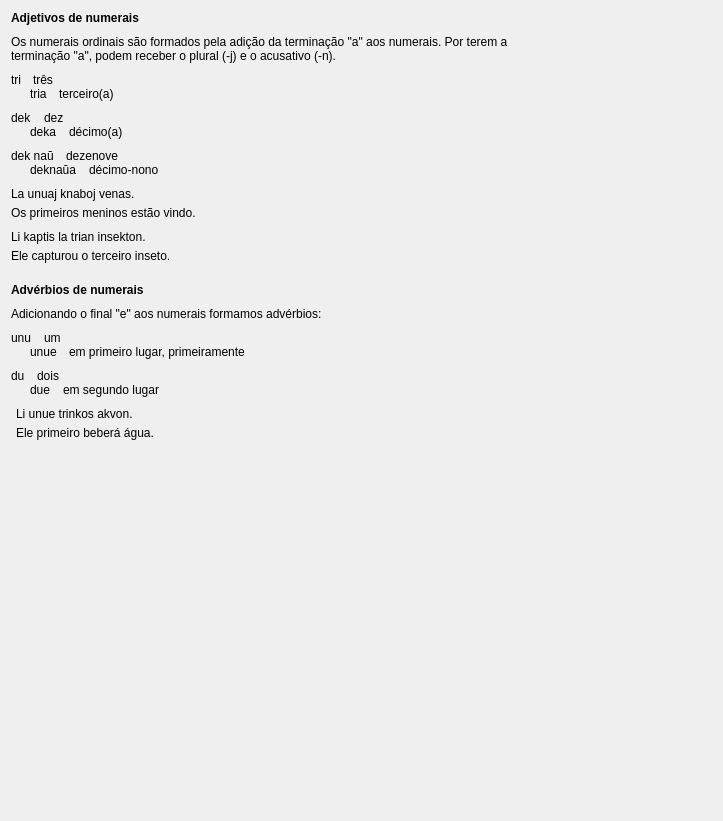
         <widget class="QWidget" name="scrollAreaWidgetContents_3">
          <property name="geometry">
           <rect>
            <x>0</x>
            <y>0</y>
            <width>723</width>
            <height>821</height>
           </rect>
          </property>
          <layout class="QVBoxLayout" name="verticalLayout_25">
           <property name="spacing">
            <number>20</number>
           </property>
           <item>
            <layout class="QVBoxLayout" name="verticalLayout_19">
             <property name="spacing">
              <number>10</number>
             </property>
             <item>
              <widget class="titolo" name="Lec03_Label7">
               <property name="sizePolicy">
                <sizepolicy hsizetype="Preferred" vsizetype="Maximum">
                 <horstretch>0</horstretch>
                 <verstretch>0</verstretch>
                </sizepolicy>
               </property>
               <property name="font">
                <font>
                 <weight>75</weight>
                 <bold>true</bold>
                </font>
               </property>
               <property name="text">
                <string>Adjetivos de numerais</string>
               </property>
              </widget>
             </item>
             <item>
              <widget class="QLabel" name="Lec03_Label261">
               <property name="text">
                <string>Os numerais ordinais são formados pela adição da terminação &quot;a&quot; aos numerais. Por terem a 
terminação &quot;a&quot;, podem receber o plural (-j) e o acusativo (-n).</string>
               </property>
               <property name="wordWrap">
                <bool>true</bool>
               </property>
              </widget>
             </item>
             <item>
              <layout class="QVBoxLayout" name="verticalLayout_101">
               <property name="spacing">
                <number>0</number>
               </property>
               <item>
                <layout class="QHBoxLayout" name="horizontalLayout_238">
                 <property name="spacing">
                  <number>12</number>
                 </property>
                 <item>
                  <widget class="klakbutono_nova" name="Lec03_Button348">
                   <property name="maximumSize">
                    <size>
                     <width>16777215</width>
                     <height>16777215</height>
                    </size>
                   </property>
                   <property name="text">
                    <string>tri</string>
                   </property>
                  </widget>
                 </item>
                 <item>
                  <widget class="QLabel" name="Lec03_Label15">
                   <property name="sizePolicy">
                    <sizepolicy hsizetype="Expanding" vsizetype="Preferred">
                     <horstretch>0</horstretch>
                     <verstretch>0</verstretch>
                    </sizepolicy>
                   </property>
                   <property name="text">
                    <string>três</string>
                   </property>
                   <property name="wordWrap">
                    <bool>true</bool>
                   </property>
                  </widget>
                 </item>
                </layout>
               </item>
               <item>
                <layout class="QHBoxLayout" name="horizontalLayout_239">
                 <property name="spacing">
                  <number>12</number>
                 </property>
                 <item>
                  <widget class="label_sago_reversa" name="label_88">
                   <property name="sizePolicy">
                    <sizepolicy hsizetype="Maximum" vsizetype="Preferred">
                     <horstretch>0</horstretch>
                     <verstretch>0</verstretch>
                    </sizepolicy>
                   </property>
                   <property name="maximumSize">
                    <size>
                     <width>16777215</width>
                     <height>16777215</height>
                    </size>
                   </property>
                   <property name="text">
                    <string/>
                   </property>
                   <property name="pixmap">
                    <pixmap resource="ikonoj.qrc">:/ikonoj/sago_revena.png</pixmap>
                   </property>
                   <property name="alignment">
                    <set>Qt::AlignRight|Qt::AlignTrailing|Qt::AlignVCenter</set>
                   </property>
                  </widget>
                 </item>
                 <item>
                  <widget class="klakbutono_nova" name="Lec03_Button1">
                   <property name="maximumSize">
                    <size>
                     <width>16777215</width>
                     <height>16777215</height>
                    </size>
                   </property>
                   <property name="text">
                    <string>tria</string>
                   </property>
                  </widget>
                 </item>
                 <item>
                  <widget class="QLabel" name="Lec03_Label262">
                   <property name="sizePolicy">
                    <sizepolicy hsizetype="Expanding" vsizetype="Preferred">
                     <horstretch>0</horstretch>
                     <verstretch>0</verstretch>
                    </sizepolicy>
                   </property>
                   <property name="text">
                    <string>terceiro(a)</string>
                   </property>
                   <property name="wordWrap">
                    <bool>true</bool>
                   </property>
                  </widget>
                 </item>
                </layout>
               </item>
              </layout>
             </item>
             <item>
              <layout class="QVBoxLayout" name="verticalLayout_102">
               <property name="spacing">
                <number>0</number>
               </property>
               <item>
                <layout class="QHBoxLayout" name="horizontalLayout_240">
                 <property name="spacing">
                  <number>12</number>
                 </property>
                 <item>
                  <widget class="klakbutono_nova" name="Lec03_Button349">
                   <property name="maximumSize">
                    <size>
                     <width>16777215</width>
                     <height>16777215</height>
                    </size>
                   </property>
                   <property name="text">
                    <string>dek</string>
                   </property>
                  </widget>
                 </item>
                 <item>
                  <widget class="QLabel" name="Lec03_Label16">
                   <property name="sizePolicy">
                    <sizepolicy hsizetype="Expanding" vsizetype="Preferred">
                     <horstretch>0</horstretch>
                     <verstretch>0</verstretch>
                    </sizepolicy>
                   </property>
                   <property name="text">
                    <string>dez</string>
                   </property>
                   <property name="wordWrap">
                    <bool>true</bool>
                   </property>
                  </widget>
                 </item>
                </layout>
               </item>
               <item>
                <layout class="QHBoxLayout" name="horizontalLayout_241">
                 <property name="spacing">
                  <number>12</number>
                 </property>
                 <item>
                  <widget class="label_sago_reversa" name="label_92">
                   <property name="sizePolicy">
                    <sizepolicy hsizetype="Maximum" vsizetype="Preferred">
                     <horstretch>0</horstretch>
                     <verstretch>0</verstretch>
                    </sizepolicy>
                   </property>
                   <property name="maximumSize">
                    <size>
                     <width>16777215</width>
                     <height>16777215</height>
                    </size>
                   </property>
                   <property name="text">
                    <string/>
                   </property>
                   <property name="pixmap">
                    <pixmap resource="ikonoj.qrc">:/ikonoj/sago_revena.png</pixmap>
                   </property>
                   <property name="alignment">
                    <set>Qt::AlignRight|Qt::AlignTrailing|Qt::AlignVCenter</set>
                   </property>
                  </widget>
                 </item>
                 <item>
                  <widget class="klakbutono_nova" name="Lec03_Button2">
                   <property name="maximumSize">
                    <size>
                     <width>16777215</width>
                     <height>16777215</height>
                    </size>
                   </property>
                   <property name="text">
                    <string>deka</string>
                   </property>
                  </widget>
                 </item>
                 <item>
                  <widget class="QLabel" name="Lec03_Label263">
                   <property name="sizePolicy">
                    <sizepolicy hsizetype="Expanding" vsizetype="Preferred">
                     <horstretch>0</horstretch>
                     <verstretch>0</verstretch>
                    </sizepolicy>
                   </property>
                   <property name="text">
                    <string>décimo(a)</string>
                   </property>
                   <property name="wordWrap">
                    <bool>true</bool>
                   </property>
                  </widget>
                 </item>
                </layout>
               </item>
              </layout>
             </item>
             <item>
              <layout class="QVBoxLayout" name="verticalLayout_103">
               <property name="spacing">
                <number>0</number>
               </property>
               <item>
                <layout class="QHBoxLayout" name="horizontalLayout_242">
                 <property name="spacing">
                  <number>12</number>
                 </property>
                 <item>
                  <widget class="klakbutono_nova" name="Lec03_Button351">
                   <property name="maximumSize">
                    <size>
                     <width>16777215</width>
                     <height>16777215</height>
                    </size>
                   </property>
                   <property name="text">
                    <string>dek naŭ</string>
                   </property>
                  </widget>
                 </item>
                 <item>
                  <widget class="QLabel" name="Lec03_Label18">
                   <property name="sizePolicy">
                    <sizepolicy hsizetype="Expanding" vsizetype="Preferred">
                     <horstretch>0</horstretch>
                     <verstretch>0</verstretch>
                    </sizepolicy>
                   </property>
                   <property name="text">
                    <string>dezenove</string>
                   </property>
                   <property name="wordWrap">
                    <bool>true</bool>
                   </property>
                  </widget>
                 </item>
                </layout>
               </item>
               <item>
                <layout class="QHBoxLayout" name="horizontalLayout_243">
                 <property name="spacing">
                  <number>12</number>
                 </property>
                 <item>
                  <widget class="label_sago_reversa" name="label_95">
                   <property name="sizePolicy">
                    <sizepolicy hsizetype="Maximum" vsizetype="Preferred">
                     <horstretch>0</horstretch>
                     <verstretch>0</verstretch>
                    </sizepolicy>
                   </property>
                   <property name="maximumSize">
                    <size>
                     <width>16777215</width>
                     <height>16777215</height>
                    </size>
                   </property>
                   <property name="text">
                    <string/>
                   </property>
                   <property name="pixmap">
                    <pixmap resource="ikonoj.qrc">:/ikonoj/sago_revena.png</pixmap>
                   </property>
                   <property name="alignment">
                    <set>Qt::AlignRight|Qt::AlignTrailing|Qt::AlignVCenter</set>
                   </property>
                  </widget>
                 </item>
                 <item>
                  <widget class="klakbutono_nova" name="Lec03_Button4">
                   <property name="maximumSize">
                    <size>
                     <width>16777215</width>
                     <height>16777215</height>
                    </size>
                   </property>
                   <property name="text">
                    <string>deknaŭa</string>
                   </property>
                  </widget>
                 </item>
                 <item>
                  <widget class="QLabel" name="Lec03_Label265">
                   <property name="sizePolicy">
                    <sizepolicy hsizetype="Expanding" vsizetype="Preferred">
                     <horstretch>0</horstretch>
                     <verstretch>0</verstretch>
                    </sizepolicy>
                   </property>
                   <property name="text">
                    <string>décimo-nono</string>
                   </property>
                   <property name="wordWrap">
                    <bool>true</bool>
                   </property>
                  </widget>
                 </item>
                </layout>
               </item>
              </layout>
             </item>
             <item>
              <layout class="QVBoxLayout" name="verticalLayout_104">
               <property name="spacing">
                <number>10</number>
               </property>
               <item>
                <layout class="QVBoxLayout" name="verticalLayout_34">
                 <property name="spacing">
                  <number>5</number>
                 </property>
                 <item>
                  <widget class="klakbutono_nova" name="Lec03_Button352">
                   <property name="maximumSize">
                    <size>
                     <width>16777215</width>
                     <height>16777215</height>
                    </size>
                   </property>
                   <property name="text">
                    <string>La unuaj knaboj venas.</string>
                   </property>
                   <property name="wordWrap">
                    <bool>true</bool>
                   </property>
                  </widget>
                 </item>
                 <item>
                  <widget class="QLabel" name="Lec03_Label266">
                   <property name="text">
                    <string>Os primeiros meninos estão vindo.</string>
                   </property>
                   <property name="wordWrap">
                    <bool>true</bool>
                   </property>
                  </widget>
                 </item>
                </layout>
               </item>
               <item>
                <layout class="QVBoxLayout" name="verticalLayout_35">
                 <property name="spacing">
                  <number>5</number>
                 </property>
                 <item>
                  <widget class="klakbutono_nova" name="Lec03_Button353">
                   <property name="maximumSize">
                    <size>
                     <width>16777215</width>
                     <height>16777215</height>
                    </size>
                   </property>
                   <property name="text">
                    <string>Li kaptis la trian insekton.</string>
                   </property>
                   <property name="wordWrap">
                    <bool>true</bool>
                   </property>
                  </widget>
                 </item>
                 <item>
                  <widget class="QLabel" name="Lec03_Label267">
                   <property name="text">
                    <string>Ele capturou o terceiro inseto.</string>
                   </property>
                   <property name="wordWrap">
                    <bool>true</bool>
                   </property>
                  </widget>
                 </item>
                </layout>
               </item>
              </layout>
             </item>
            </layout>
           </item>
           <item>
            <layout class="QVBoxLayout" name="verticalLayout_24">
             <property name="spacing">
              <number>10</number>
             </property>
             <item>
              <widget class="titolo" name="Lec03_Label8">
               <property name="sizePolicy">
                <sizepolicy hsizetype="Preferred" vsizetype="Maximum">
                 <horstretch>0</horstretch>
                 <verstretch>0</verstretch>
                </sizepolicy>
               </property>
               <property name="font">
                <font>
                 <weight>75</weight>
                 <bold>true</bold>
                </font>
               </property>
               <property name="text">
                <string>Advérbios de numerais</string>
               </property>
              </widget>
             </item>
             <item>
              <widget class="QLabel" name="Lec03_Label268">
               <property name="text">
                <string>Adicionando o final &quot;e&quot; aos numerais formamos advérbios:</string>
               </property>
               <property name="wordWrap">
                <bool>true</bool>
               </property>
              </widget>
             </item>
             <item>
              <layout class="QVBoxLayout" name="verticalLayout_105">
               <property name="spacing">
                <number>0</number>
               </property>
               <item>
                <layout class="QHBoxLayout" name="horizontalLayout_246">
                 <property name="spacing">
                  <number>12</number>
                 </property>
                 <item>
                  <widget class="klakbutono_nova" name="Lec03_Button355">
                   <property name="maximumSize">
                    <size>
                     <width>16777215</width>
                     <height>16777215</height>
                    </size>
                   </property>
                   <property name="text">
                    <string>unu</string>
                   </property>
                  </widget>
                 </item>
                 <item>
                  <widget class="QLabel" name="Lec03_Label17">
                   <property name="sizePolicy">
                    <sizepolicy hsizetype="Expanding" vsizetype="Preferred">
                     <horstretch>0</horstretch>
                     <verstretch>0</verstretch>
                    </sizepolicy>
                   </property>
                   <property name="text">
                    <string>um</string>
                   </property>
                   <property name="wordWrap">
                    <bool>true</bool>
                   </property>
                  </widget>
                 </item>
                </layout>
               </item>
               <item>
                <layout class="QHBoxLayout" name="horizontalLayout_247">
                 <property name="spacing">
                  <number>12</number>
                 </property>
                 <item>
                  <widget class="label_sago_reversa" name="label_100">
                   <property name="sizePolicy">
                    <sizepolicy hsizetype="Maximum" vsizetype="Preferred">
                     <horstretch>0</horstretch>
                     <verstretch>0</verstretch>
                    </sizepolicy>
                   </property>
                   <property name="maximumSize">
                    <size>
                     <width>16777215</width>
                     <height>16777215</height>
                    </size>
                   </property>
                   <property name="text">
                    <string/>
                   </property>
                   <property name="pixmap">
                    <pixmap resource="ikonoj.qrc">:/ikonoj/sago_revena.png</pixmap>
                   </property>
                   <property name="alignment">
                    <set>Qt::AlignRight|Qt::AlignTrailing|Qt::AlignVCenter</set>
                   </property>
                  </widget>
                 </item>
                 <item>
                  <widget class="klakbutono_nova" name="Lec03_Button5">
                   <property name="maximumSize">
                    <size>
                     <width>16777215</width>
                     <height>16777215</height>
                    </size>
                   </property>
                   <property name="text">
                    <string>unue</string>
                   </property>
                  </widget>
                 </item>
                 <item>
                  <widget class="QLabel" name="Lec03_Label269">
                   <property name="sizePolicy">
                    <sizepolicy hsizetype="Expanding" vsizetype="Preferred">
                     <horstretch>0</horstretch>
                     <verstretch>0</verstretch>
                    </sizepolicy>
                   </property>
                   <property name="text">
                    <string>em primeiro lugar, primeiramente</string>
                   </property>
                   <property name="wordWrap">
                    <bool>true</bool>
                   </property>
                  </widget>
                 </item>
                </layout>
               </item>
              </layout>
             </item>
             <item>
              <layout class="QVBoxLayout" name="verticalLayout_106">
               <property name="spacing">
                <number>0</number>
               </property>
               <item>
                <layout class="QHBoxLayout" name="horizontalLayout_248">
                 <property name="spacing">
                  <number>12</number>
                 </property>
                 <item>
                  <widget class="klakbutono_nova" name="Lec03_Button354">
                   <property name="maximumSize">
                    <size>
                     <width>16777215</width>
                     <height>16777215</height>
                    </size>
                   </property>
                   <property name="text">
                    <string>du</string>
                   </property>
                  </widget>
                 </item>
                 <item>
                  <widget class="QLabel" name="Lec03_Label19">
                   <property name="sizePolicy">
                    <sizepolicy hsizetype="Expanding" vsizetype="Preferred">
                     <horstretch>0</horstretch>
                     <verstretch>0</verstretch>
                    </sizepolicy>
                   </property>
                   <property name="text">
                    <string>dois</string>
                   </property>
                   <property name="wordWrap">
                    <bool>true</bool>
                   </property>
                  </widget>
                 </item>
                </layout>
               </item>
               <item>
                <layout class="QHBoxLayout" name="horizontalLayout_249">
                 <property name="spacing">
                  <number>12</number>
                 </property>
                 <item>
                  <widget class="label_sago_reversa" name="label_103">
                   <property name="sizePolicy">
                    <sizepolicy hsizetype="Maximum" vsizetype="Preferred">
                     <horstretch>0</horstretch>
                     <verstretch>0</verstretch>
                    </sizepolicy>
                   </property>
                   <property name="maximumSize">
                    <size>
                     <width>16777215</width>
                     <height>16777215</height>
                    </size>
                   </property>
                   <property name="text">
                    <string/>
                   </property>
                   <property name="pixmap">
                    <pixmap resource="ikonoj.qrc">:/ikonoj/sago_revena.png</pixmap>
                   </property>
                   <property name="alignment">
                    <set>Qt::AlignRight|Qt::AlignTrailing|Qt::AlignVCenter</set>
                   </property>
                  </widget>
                 </item>
                 <item>
                  <widget class="klakbutono_nova" name="Lec03_Button6">
                   <property name="maximumSize">
                    <size>
                     <width>16777215</width>
                     <height>16777215</height>
                    </size>
                   </property>
                   <property name="text">
                    <string>due</string>
                   </property>
                  </widget>
                 </item>
                 <item>
                  <widget class="QLabel" name="Lec03_Label270">
                   <property name="sizePolicy">
                    <sizepolicy hsizetype="Expanding" vsizetype="Preferred">
                     <horstretch>0</horstretch>
                     <verstretch>0</verstretch>
                    </sizepolicy>
                   </property>
                   <property name="text">
                    <string>em segundo lugar</string>
                   </property>
                   <property name="wordWrap">
                    <bool>true</bool>
                   </property>
                  </widget>
                 </item>
                </layout>
               </item>
              </layout>
             </item>
             <item>
              <layout class="QVBoxLayout" name="verticalLayout_36" stretch="0,0">
               <property name="spacing">
                <number>5</number>
               </property>
               <property name="leftMargin">
                <number>5</number>
               </property>
               <property name="rightMargin">
                <number>0</number>
               </property>
               <item>
                <widget class="klakbutono_nova" name="Lec03_Button356">
                 <property name="maximumSize">
                  <size>
                   <width>16777215</width>
                   <height>16777215</height>
                  </size>
                 </property>
                 <property name="text">
                  <string>Li unue trinkos akvon.</string>
                 </property>
                 <property name="wordWrap">
                  <bool>true</bool>
                 </property>
                </widget>
               </item>
               <item>
                <widget class="QLabel" name="Lec03_Label271">
                 <property name="text">
                  <string>Ele primeiro beberá água.</string>
                 </property>
                 <property name="wordWrap">
                  <bool>true</bool>
                 </property>
                </widget>
               </item>
              </layout>
             </item>
            </layout>
           </item>
           <item>
            <spacer name="verticalSpacer_3">
             <property name="orientation">
              <enum>Qt::Vertical</enum>
             </property>
             <property name="sizeHint" stdset="0">
              <size>
               <width>20</width>
               <height>40</height>
              </size>
             </property>
            </spacer>
           </item>
          </layout>
         </widget>
